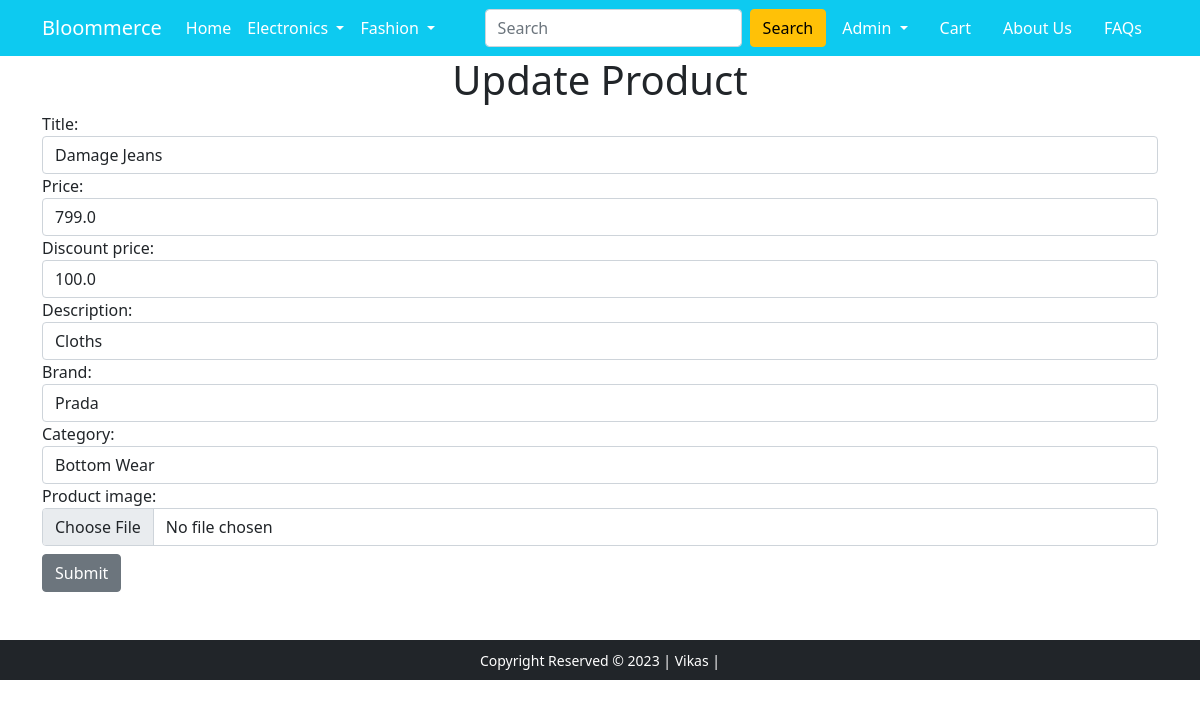
The app's page /update-product/5/ (signed in) with its own data.
### app/models.py (models this page shows, shortened)
class Product(models.Model):
    user = models.ForeignKey(User, on_delete=models.CASCADE, null=True)
    title = models.CharField(max_length=100)
    price = models.FloatField()
    discount_price = models.FloatField()
    description = models.TextField()
    brand = models.CharField(max_length=100)
    category = models.CharField(choices=CATEGORY_CHOICES, max_length=30)
    product_image = models.ImageField(upload_to='productimg')

### app/views.py (the view)
# urls.py: path('update-product/<int:pk>/', updateProduct, name='update_product'),
@login_required(login_url='login')
def updateProduct(request, pk):
    if request.user.is_staff:
        product = Product.objects.get(pk=pk)
        form = UpdateProductForm(instance=product)
        if request.method == 'POST':
            form = UpdateProductForm(request.POST, request.FILES, instance=product)
            if form.is_valid():
                form.save()
                messages.success(request, "Product Successfully Updated!")
                return redirect('home')
        context = {'form':form}
        return render(request, 'app/updateproduct.html', context)
    else:
        return HttpResponse("You don't have permission!")

### app/forms.py
class UpdateProductForm(forms.ModelForm):
    class Meta:
        model = Product
        fields = ['title', 'price', 'discount_price', 'description', 'brand', 'category', 'product_image']
        widgets = {
            'title':forms.TextInput(attrs={'class':'form-control'}),
            'price':forms.NumberInput(attrs={'class':'form-control'}),
            'discount_price':forms.NumberInput(attrs={'class':'form-control'}),
            'description':forms.TextInput(attrs={'class':'form-control'}),
            'brand':forms.TextInput(attrs={'class':'form-control'}),
            'category':forms.Select(choices=CATEGORY_CHOICES, attrs={'class':'form-control'}),
            'product_image':forms.FileInput(attrs={'class':'form-control'}),
        }

### app/templates/app/updateproduct.html (shortened to what this page needs)
{% extends 'app/base.html' %}
{% load static %}
{% block main-content %}
    <div class="container">
        <h1 class="text-center">Update Product</h1>
        <form action="" method="post" enctype="multipart/form-data">
            {{ form }}
            <input type="submit" class="btn btn-secondary mt-2" value="Submit">
        </form>
    </div>
{% endblock main-content %}

### app/templates/app/base.html (shortened to what this page needs)
<!doctype html>
{% load static %}
<html lang="en">
  <head>
    <link href="https://cdn.jsdelivr.net/npm/bootstrap@5.0.0-beta1/dist/css/bootstrap.min.css" rel="stylesheet">
    <link rel="stylesheet" href="{% static 'app/css/owl.carousel.min.css' %}">
    <link rel="stylesheet" href="{% static 'app/css/all.min.css' %}">
    <link rel="stylesheet" href="{% static 'app/css/style.css' %}">
  </head>
  <body>
    <nav class="navbar navbar-expand-lg navbar-dark bg-info">
     <div class="container">
       <a class="navbar-brand" href="/">Bloommerce</a>
       <div class="collapse navbar-collapse" id="navbarSupportedContent">
         <ul class="navbar-nav me-auto mb-2 mb-lg-0">
           <li class="nav-item">
             <a class="nav-link active" aria-current="page" href="/">Home</a>
           </li>
           <li class="nav-item dropdown">
             <a class="nav-link dropdown-toggle text-white" href="#" id="electronicsDropdown" role="button" data-bs-toggle="dropdown" aria-expanded="false">
               Electronics
             </a>
           </li>
           <li class="nav-item dropdown">
             <a class="nav-link dropdown-toggle text-white" href="#" id="fashionDropdown" role="button" data-bs-toggle="dropdown" aria-expanded="false">
               Fashion
             </a>
           </li>
         </ul>
         <form class="d-flex" action="{% url 'search' %}" method="get">
           <input class="form-control me-2" name="query" id="query" type="search" placeholder="Search" aria-label="Search">
           <button class="btn btn-warning" type="submit">Search</button>
         </form>
         <div>
          <ul class="navbar-nav me-auto mb-2 mb-lg-0">
            {% if request.user.is_authenticated %}
            <li class="nav-item dropdown mx-2">
                <a class="nav-link dropdown-toggle text-white" href="#" id="profileDropdown" role="button" data-bs-toggle="dropdown" aria-expanded="false">
                    {{ request.user.username|capfirst }}
                </a>
            </li>
            {% endif %}
            {% if not request.user.is_authenticated %}
            <li class="nav-item mx-2">
                <a href="{% url 'login' %}" class="nav-link text-white">Login</a>
            </li>
            <li class="nav-item mx-2">
                <a href="{% url 'customerregistration' %}" class="nav-link text-white">Registration</a>
            </li>
            {% else %}
            <li class="nav-item mx-2">
              <a href="{% url 'cart' %}" class="nav-link text-white"> Cart </a>
            </li>
            {% endif %}
            <li class="nav-item mx-2">
              <a href="{% url 'about' %}" class="nav-link text-white">About Us</a>
            </li>
            <li class="nav-item mx-2">
              <a href="{% url 'faqs' %}" class="nav-link text-white">FAQs</a>
            </li>
          </ul>
         </div>
       </div>
     </div>
    </nav>
    {% block main-content %} {% endblock main-content %}
    <footer class="container-fluid bg-dark text-center p-2 mt-5">
        <small class="text-white">Copyright Reserved &copy; 2023 | Vikas | </small>
    </footer>
  </body>
</html>

### records on screen
Product: title "Damage Jeans", price "799.0", discount_price "100.0", description "Cloths", brand "Prada", category "Bottom Wear"

### other values on screen
{{ request.user.username|capfirst }} "Admin"
